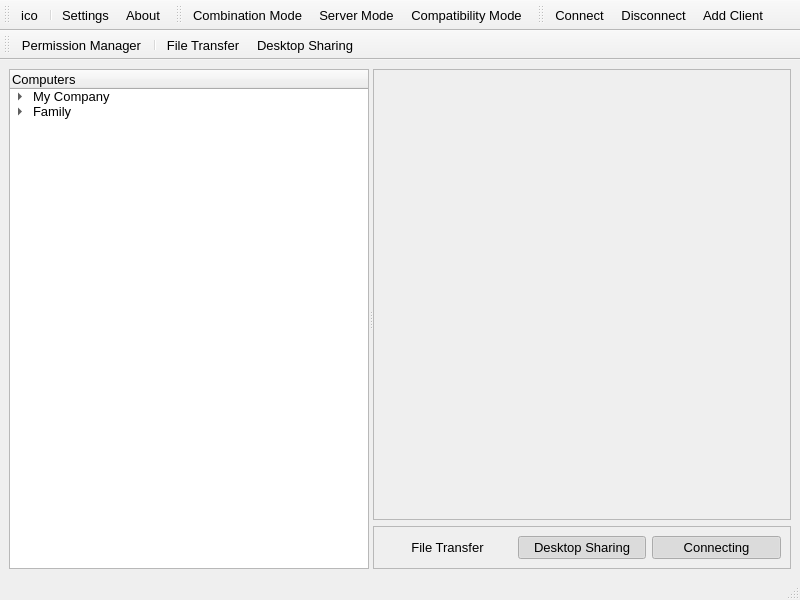
<?xml version="1.0" encoding="UTF-8"?>
<ui version="4.0">
 <class>Methodron</class>
 <widget class="QMainWindow" name="Methodron">
  <property name="geometry">
   <rect>
    <x>0</x>
    <y>0</y>
    <width>800</width>
    <height>600</height>
   </rect>
  </property>
  <property name="sizePolicy">
   <sizepolicy hsizetype="Preferred" vsizetype="Preferred">
    <horstretch>0</horstretch>
    <verstretch>9</verstretch>
   </sizepolicy>
  </property>
  <property name="font">
   <font>
    <family>Microsoft YaHei UI</family>
    <pointsize>10</pointsize>
   </font>
  </property>
  <property name="windowTitle">
   <string>Methodron</string>
  </property>
  <property name="iconSize">
   <size>
    <width>32</width>
    <height>32</height>
   </size>
  </property>
  <widget class="QWidget" name="centralwidget">
   <layout class="QGridLayout" name="gridLayout">
    <item row="0" column="0">
     <widget class="QSplitter" name="splitter">
      <property name="orientation">
       <enum>Qt::Horizontal</enum>
      </property>
      <widget class="QTreeWidget" name="ComputersList">
       <column>
        <property name="text">
         <string>Computers</string>
        </property>
       </column>
       <item>
        <property name="text">
         <string>My Company</string>
        </property>
        <item>
         <property name="text">
          <string>Another Computer</string>
         </property>
        </item>
        <item>
         <property name="text">
          <string>Print Room</string>
         </property>
        </item>
       </item>
       <item>
        <property name="text">
         <string>Family</string>
        </property>
        <item>
         <property name="text">
          <string>My PC</string>
         </property>
        </item>
        <item>
         <property name="text">
          <string>Jezzita's PC</string>
         </property>
        </item>
       </item>
      </widget>
      <widget class="QWidget" name="MainWidget" native="true">
       <layout class="QVBoxLayout" name="verticalLayout">
        <item>
         <widget class="QFrame" name="ComputerInformation">
          <property name="frameShape">
           <enum>QFrame::StyledPanel</enum>
          </property>
          <property name="frameShadow">
           <enum>QFrame::Raised</enum>
          </property>
         </widget>
        </item>
        <item>
         <widget class="QFrame" name="Status">
          <property name="sizePolicy">
           <sizepolicy hsizetype="Preferred" vsizetype="Fixed">
            <horstretch>0</horstretch>
            <verstretch>0</verstretch>
           </sizepolicy>
          </property>
          <property name="frameShape">
           <enum>QFrame::StyledPanel</enum>
          </property>
          <property name="frameShadow">
           <enum>QFrame::Raised</enum>
          </property>
          <layout class="QHBoxLayout" name="horizontalLayout">
           <item>
            <widget class="QPushButton" name="Status_FileTransfer">
             <property name="text">
              <string>File Transfer</string>
             </property>
             <property name="checkable">
              <bool>true</bool>
             </property>
             <property name="checked">
              <bool>false</bool>
             </property>
             <property name="default">
              <bool>false</bool>
             </property>
             <property name="flat">
              <bool>true</bool>
             </property>
            </widget>
           </item>
           <item>
            <widget class="QPushButton" name="Status_DesktopSharing">
             <property name="text">
              <string>Desktop Sharing</string>
             </property>
             <property name="checkable">
              <bool>true</bool>
             </property>
             <property name="checked">
              <bool>true</bool>
             </property>
             <property name="default">
              <bool>false</bool>
             </property>
             <property name="flat">
              <bool>true</bool>
             </property>
            </widget>
           </item>
           <item>
            <widget class="QPushButton" name="Status_Connecting">
             <property name="text">
              <string>Connecting</string>
             </property>
             <property name="checkable">
              <bool>true</bool>
             </property>
             <property name="checked">
              <bool>true</bool>
             </property>
             <property name="default">
              <bool>false</bool>
             </property>
             <property name="flat">
              <bool>true</bool>
             </property>
            </widget>
           </item>
          </layout>
         </widget>
        </item>
       </layout>
      </widget>
     </widget>
    </item>
   </layout>
  </widget>
  <widget class="QStatusBar" name="statusbar"/>
  <widget class="QToolBar" name="MainMenu">
   <property name="windowTitle">
    <string>toolBar</string>
   </property>
   <attribute name="toolBarArea">
    <enum>TopToolBarArea</enum>
   </attribute>
   <attribute name="toolBarBreak">
    <bool>false</bool>
   </attribute>
   <addaction name="ico"/>
   <addaction name="separator"/>
   <addaction name="actionSettings"/>
   <addaction name="actionAbout"/>
  </widget>
  <widget class="QToolBar" name="ActionsMenu">
   <property name="windowTitle">
    <string>toolBar_2</string>
   </property>
   <attribute name="toolBarArea">
    <enum>TopToolBarArea</enum>
   </attribute>
   <attribute name="toolBarBreak">
    <bool>false</bool>
   </attribute>
   <addaction name="actionCombinationMode"/>
   <addaction name="actionServerMode"/>
   <addaction name="actionCompatibilityMode"/>
  </widget>
  <widget class="QToolBar" name="RunningModeMenu">
   <property name="windowTitle">
    <string>toolBar_3</string>
   </property>
   <attribute name="toolBarArea">
    <enum>TopToolBarArea</enum>
   </attribute>
   <attribute name="toolBarBreak">
    <bool>false</bool>
   </attribute>
   <addaction name="actionConnect_To"/>
   <addaction name="actionDisconnect"/>
   <addaction name="actionAdd_Client"/>
  </widget>
  <widget class="QToolBar" name="PermissionsMenu">
   <property name="windowTitle">
    <string>toolBar_4</string>
   </property>
   <attribute name="toolBarArea">
    <enum>TopToolBarArea</enum>
   </attribute>
   <attribute name="toolBarBreak">
    <bool>true</bool>
   </attribute>
   <addaction name="actionPermissionManager"/>
   <addaction name="separator"/>
   <addaction name="actionFileTransfer"/>
   <addaction name="actionDesktopSharing"/>
  </widget>
  <action name="ico">
   <property name="icon">
    <iconset resource="Methodron.qrc">
     <normaloff>:/ico/ico/icon.png</normaloff>:/ico/ico/icon.png</iconset>
   </property>
   <property name="text">
    <string>ico</string>
   </property>
   <property name="toolTip">
    <string>&lt;html&gt;&lt;head/&gt;&lt;body&gt;&lt;p&gt;Methodron&lt;/p&gt;&lt;/body&gt;&lt;/html&gt;</string>
   </property>
  </action>
  <action name="actionAbout">
   <property name="text">
    <string>About</string>
   </property>
  </action>
  <action name="actionSettings">
   <property name="text">
    <string>Settings</string>
   </property>
  </action>
  <action name="actionServerMode">
   <property name="checkable">
    <bool>true</bool>
   </property>
   <property name="text">
    <string>Server Mode</string>
   </property>
   <property name="toolTip">
    <string>Allow multiple clients to connect to this computer</string>
   </property>
  </action>
  <action name="actionCompatibilityMode">
   <property name="checkable">
    <bool>true</bool>
   </property>
   <property name="text">
    <string>Compatibility Mode</string>
   </property>
   <property name="toolTip">
    <string>Connect to remote computer using Pure-RCT API</string>
   </property>
  </action>
  <action name="actionAdd_Client">
   <property name="text">
    <string>Add Client</string>
   </property>
   <property name="toolTip">
    <string>Add a client into list</string>
   </property>
  </action>
  <action name="actionConnect_To">
   <property name="text">
    <string>Connect</string>
   </property>
  </action>
  <action name="actionCombinationMode">
   <property name="checkable">
    <bool>true</bool>
   </property>
   <property name="text">
    <string>Combination Mode</string>
   </property>
   <property name="toolTip">
    <string>Establish a connection with the connected computer as if it were working on the same computer</string>
   </property>
  </action>
  <action name="actionDisconnect">
   <property name="text">
    <string>Disconnect</string>
   </property>
  </action>
  <action name="actionPermissionManager">
   <property name="text">
    <string>Permission Manager</string>
   </property>
   <property name="toolTip">
    <string>Permission Manager</string>
   </property>
  </action>
  <action name="actionFileTransfer">
   <property name="checkable">
    <bool>true</bool>
   </property>
   <property name="text">
    <string>File Transfer</string>
   </property>
   <property name="toolTip">
    <string>Apply for file transfer permission</string>
   </property>
  </action>
  <action name="actionDesktopSharing">
   <property name="checkable">
    <bool>true</bool>
   </property>
   <property name="text">
    <string>Desktop Sharing</string>
   </property>
   <property name="toolTip">
    <string>Apply for desktop sharing permission</string>
   </property>
  </action>
 </widget>
 <resources>
  <include location="Methodron.qrc"/>
 </resources>
 <connections/>
</ui>
